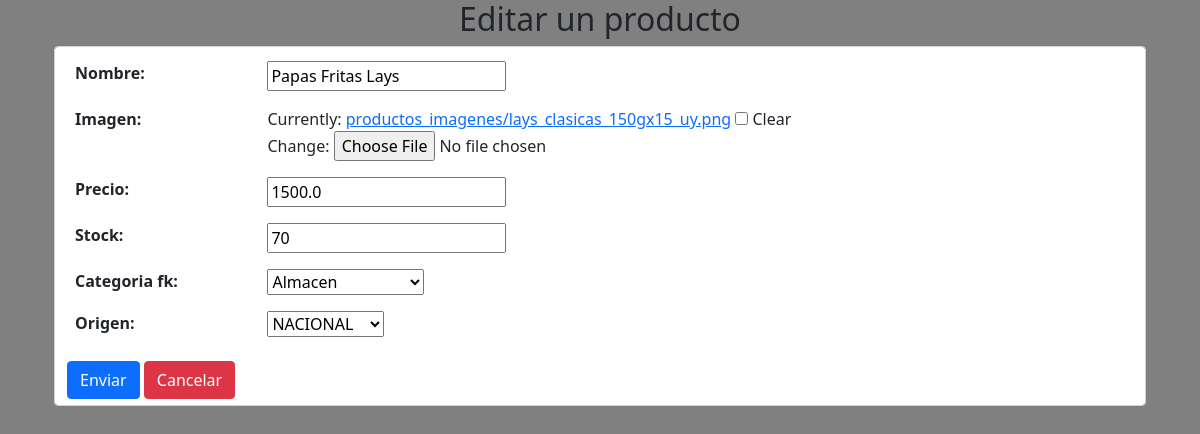
The page /editar/2/ (signed in) on the database its author committed.
### inventario/models.py (models this page shows, shortened)
class Productos(models.Model):
    nombre = models.CharField(max_length=30, null=False)
    precio = models.FloatField()
    stock = models.IntegerField(default=0)
    imagen = models.ImageField(upload_to='productos_imagenes/', null=True, blank=True)
    ORIGEN_CHOICES = [
        ('NAC', 'NACIONAL'),
        ('IMP', 'IMPORTADO'),
    ]
    origen = models.CharField(max_length=3, choices=ORIGEN_CHOICES, default='NAC')
    categoria_fk = models.ForeignKey(Categorias, on_delete=models.CASCADE, null=True, default=1)
    class Meta:
        managed = True
        verbose_name = 'Producto'
        verbose_name_plural = 'Productos'

### inventario/views.py (the view)
# urls.py: path('editar/<int:id>/', editarProducto, name="editar"),
@login_required
def editarProducto(req, id):
    producto = get_object_or_404(Productos, id=id)
    if req.method == "GET":
        formulario = FormProducto(instance=producto)
        contexto = {"producto": producto, "formulario": formulario}
        return render(req, 'editar.html', contexto)
    elif req.method == "POST":
        formulario = FormProducto(req.POST,req.FILES,instance=producto)
        if formulario.is_valid():
            formulario.save()
            return redirect('index')

### inventario/forms.py
class FormProducto(forms.ModelForm):
    class Meta:
        model = Productos
        fields = ['nombre', 'imagen', 'precio', 'stock', 'categoria_fk', 'origen']
        widgets = {
            'origen': forms.Select(choices=Productos.ORIGEN_CHOICES),
        }

### inventario/models.py (called while the page is built)
    def __str__(self):
        return self.category_name

### inventario/templates/editar.html (shortened to what this page needs)
{% extends "base.html" %}
{% load static %}
{% block content %}
<div class="container text-center">
  <h2>Editar un producto</h2>
</div>
<div class="container-sm">
  <form class="form-control" action="{% url 'editar' producto.id %}" method="post" enctype="multipart/form-data">
    <table class="table table-borderless">
      {{ formulario.as_table }}
    </table>
    <button type="submit" class="btn btn-primary">Enviar</button>
    <a href="{% url 'index' %}" class="btn btn-danger">Cancelar</a>
  </form>
</div>
{% endblock content %}

### inventario/static/css/styles.css (style rules this page uses)
body { background-color: grey; }

### rows shown on the page
Productos: nombre "Papas Fritas Lays", precio "1500.0", stock "70", categoria_fk "Almacen", origen "NACIONAL"
